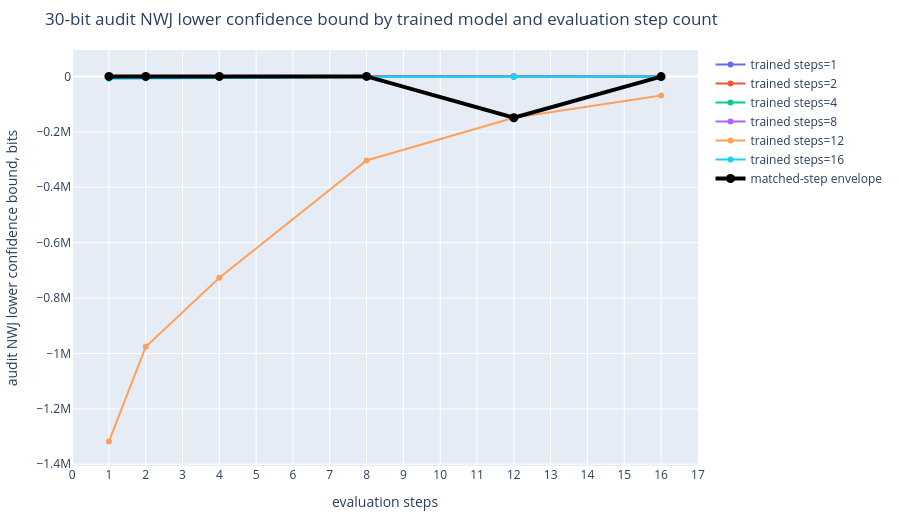

The notebook cell saved with this chart:
### Code cell
fig = go.Figure()
for trained_steps in sorted({row["trained_steps"] for row in rows}):
    curve = sorted(
        [row for row in rows if row["trained_steps"] == trained_steps],
        key=lambda row: row["eval_steps"],
    )
    fig.add_trace(
        go.Scatter(
            x=[row["eval_steps"] for row in curve],
            y=[row["nwj_lcb_bits"] for row in curve],
            mode="lines+markers",
            name=f"trained steps={trained_steps}",
            customdata=[
                [row["distance_m"], row["matched"], row["nwj_bits"], row["delta"]]
                for row in curve
            ],
            hovertemplate=(
                "trained steps="
                + str(trained_steps)
                + "<br>eval steps=%{x}<br>distance=%{customdata[0]:.0f} m"
                + "<br>matched=%{customdata[1]}"
                + "<br>audit NWJ LCB=%{y:.4f} bits"
                + "<br>NWJ=%{customdata[2]:.4f} bits"
                + "<br>row failure prob<=%{customdata[3]:.3g}<extra></extra>"
            ),
        )
    )

matched_rows = sorted(
    [row for row in rows if row["matched"]], key=lambda row: row["eval_steps"]
)
fig.add_trace(
    go.Scatter(
        x=[row["eval_steps"] for row in matched_rows],
        y=[row["nwj_lcb_bits"] for row in matched_rows],
        mode="markers+lines",
        name="matched-step envelope",
        line=dict(color="black", width=4),
        marker=dict(color="black", size=9),
    )
)
fig.update_layout(
    title="30-bit audit NWJ lower confidence bound by trained model and evaluation step count",
    xaxis=dict(title="evaluation steps", dtick=1),
    yaxis=dict(title="audit NWJ lower confidence bound, bits"),
    height=520,
    margin=dict(l=50, r=55, t=50, b=45),
)
fig.show()

### Figure 1 — Plotly figure (JSON) as saved in the notebook; plotly's stock layout.template omitted (floating-point values rounded to 4 significant figures)
{"data": [{"customdata": [[100, true, 10.16, 0.0002778], [200, false, 4.094, 0.0002778], [400, false, 0.2308, 0.0002778], [800, false, -3.502, 0.0002778], [1200, false, -4.778, 0.0002778], [1600, false, -5.224, 0.0002778]], "hovertemplate": "trained steps=1<br>eval steps=%{x}<br>distance=%{customdata[0]:.0f} m<br>matched=%{customdata[1]}<br>audit NWJ LCB=%{y:.4f} bits<br>NWJ=%{customdata[2]:.4f} bits<br>row failure prob<=%{customdata[3]:.3g}<extra></extra>", "mode": "lines+markers", "name": "trained steps=1", "type": "scatter", "x": [1, 2, 4, 8, 12, 16], "y": [10.0, 3.942, 0.05082, -3.669, -4.925, -5.359]}, {"customdata": [[100, false, 5.504, 0.0002778], [200, true, 10.67, 0.0002778], [400, false, 11.44, 0.0002778], [800, false, 10.7, 0.0002778], [1200, false, 9.774, 0.0002778], [1600, false, 8.904, 0.0002778]], "hovertemplate": "trained steps=2<br>eval steps=%{x}<br>distance=%{customdata[0]:.0f} m<br>matched=%{customdata[1]}<br>audit NWJ LCB=%{y:.4f} bits<br>NWJ=%{customdata[2]:.4f} bits<br>row failure prob<=%{customdata[3]:.3g}<extra></extra>", "mode": "lines+markers", "name": "trained steps=2", "type": "scatter", "x": [1, 2, 4, 8, 12, 16], "y": [4.928, 10.44, 11.33, 10.6, 9.645, 8.754]}, {"customdata": [[100, false, 7.024, 0.0002778], [200, false, 9.946, 0.0002778], [400, true, 11.73, 0.0002778], [800, false, 12.76, 0.0002778], [1200, false, 12.93, 0.0002778], [1600, false, 12.88, 0.0002778]], "hovertemplate": "trained steps=4<br>eval steps=%{x}<br>distance=%{customdata[0]:.0f} m<br>matched=%{customdata[1]}<br>audit NWJ LCB=%{y:.4f} bits<br>NWJ=%{customdata[2]:.4f} bits<br>row failure prob<=%{customdata[3]:.3g}<extra></extra>", "mode": "lines+markers", "name": "trained steps=4", "type": "scatter", "x": [1, 2, 4, 8, 12, 16], "y": [6.607, 9.7, 11.59, 12.67, 12.87, 12.83]}, {"customdata": [[100, false, 7.991, 0.0002778], [200, false, 9.963, 0.0002778], [400, false, 11.51, 0.0002778], [800, true, 12.63, 0.0002778], [1200, false, 12.94, 0.0002778], [1600, false, 12.99, 0.0002778]], "hovertemplate": "trained steps=8<br>eval steps=%{x}<br>distance=%{customdata[0]:.0f} m<br>matched=%{customdata[1]}<br>audit NWJ LCB=%{y:.4f} bits<br>NWJ=%{customdata[2]:.4f} bits<br>row failure prob<=%{customdata[3]:.3g}<extra></extra>", "mode": "lines+markers", "name": "trained steps=8", "type": "scatter", "x": [1, 2, 4, 8, 12, 16], "y": [7.654, 9.787, 11.38, 12.57, 12.9, 12.97]}, {"customdata": [[100, false, -1184000.0, 0.0002778], [200, false, -892600.0, 0.0002778], [400, false, -630800.0, 0.0002778], [800, false, -252600.0, 0.0002778], [1200, true, -107100.0, 0.0002778], [1600, false, -43470.0, 0.0002778]], "hovertemplate": "trained steps=12<br>eval steps=%{x}<br>distance=%{customdata[0]:.0f} m<br>matched=%{customdata[1]}<br>audit NWJ LCB=%{y:.4f} bits<br>NWJ=%{customdata[2]:.4f} bits<br>row failure prob<=%{customdata[3]:.3g}<extra></extra>", "mode": "lines+markers", "name": "trained steps=12", "type": "scatter", "x": [1, 2, 4, 8, 12, 16], "y": [-1318000.0, -976200.0, -727000.0, -303400.0, -149100.0, -68680.0]}, {"customdata": [[100, false, -7089.0, 0.0002778], [200, false, -7087.0, 0.0002778], [400, false, -5103.0, 0.0002778], [800, false, -1803.0, 0.0002778], [1200, false, -862.5, 0.0002778], [1600, true, -422.3, 0.0002778]], "hovertemplate": "trained steps=16<br>eval steps=%{x}<br>distance=%{customdata[0]:.0f} m<br>matched=%{customdata[1]}<br>audit NWJ LCB=%{y:.4f} bits<br>NWJ=%{customdata[2]:.4f} bits<br>row failure prob<=%{customdata[3]:.3g}<extra></extra>", "mode": "lines+markers", "name": "trained steps=16", "type": "scatter", "x": [1, 2, 4, 8, 12, 16], "y": [-7949.0, -7792.0, -5882.0, -2162.0, -1129.0, -636.5]}, {"line": {"color": "black", "width": 4}, "marker": {"color": "black", "size": 9}, "mode": "markers+lines", "name": "matched-step envelope", "type": "scatter", "x": [1, 2, 4, 8, 12, 16], "y": [10.0, 10.44, 11.59, 12.57, -149100.0, -636.5]}], "layout": {"height": 520, "margin": {"b": 45, "l": 50, "r": 55, "t": 50}, "title": {"text": "30-bit audit NWJ lower confidence bound by trained model and evaluation step count"}, "xaxis": {"dtick": 1, "title": {"text": "evaluation steps"}}, "yaxis": {"title": {"text": "audit NWJ lower confidence bound, bits"}}}}
